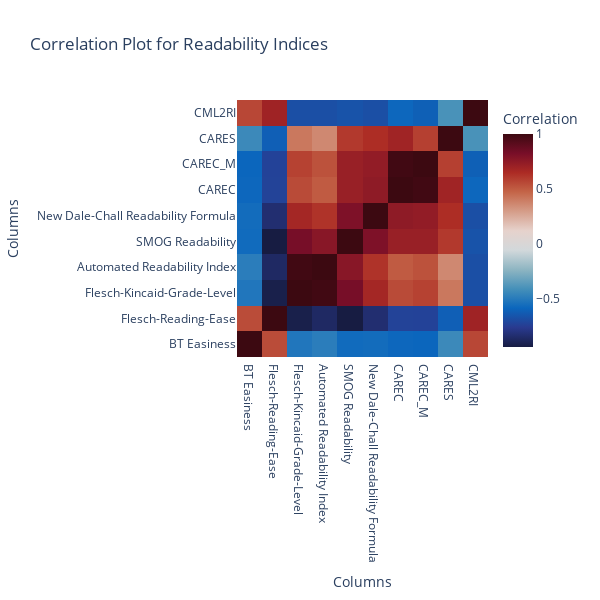

Notebook code cell kept with this figure:
### Markdown cell above
I've reviewed the correlation between the BT Easiness rating and other calculated readability indicies.  There is, unsurprisingly, strong correlations between them all.  This shows that BT Easiness is likely a good indicator of readability when compared to other standard indicies.

### Code cell
# Calculate the correlation matrix for various readability indicies
correlation_matrix = df[
    [
        "BT Easiness",
        "Flesch-Reading-Ease",
        "Flesch-Kincaid-Grade-Level",
        "Automated Readability Index",
        "SMOG Readability",
        "New Dale-Chall Readability Formula",
        "CAREC",
        "CAREC_M",
        "CARES",
        "CML2RI",
    ]
].corr()

# Create a heatmap using Plotly to visualize the correlation matrix
fig = go.Figure(
    data=go.Heatmap(
        z=correlation_matrix.values,
        x=correlation_matrix.index,
        y=correlation_matrix.columns,
        colorscale="balance",
        colorbar=dict(title="Correlation"),
        text=correlation_matrix.values.round(2),
    )
)

# Update the layout of the heatmap
fig.update_layout(
    title="Correlation Plot for Readability Indices",
    xaxis_title="Columns",
    yaxis_title="Columns",
    height=600,
    width=600,
)

# Display the heatmap
fig.show()

### Figure 1 — Plotly figure (JSON) as saved in the notebook; plotly's stock layout.template omitted (floating-point values rounded to 4 significant figures)
{"data": [{"colorbar": {"title": {"text": "Correlation"}}, "colorscale": [[0, "rgb(23, 28, 66)"], [0.09091, "rgb(41, 58, 143)"], [0.1818, "rgb(11, 102, 189)"], [0.2727, "rgb(69, 144, 185)"], [0.3636, "rgb(142, 181, 194)"], [0.4545, "rgb(210, 216, 219)"], [0.5455, "rgb(230, 210, 204)"], [0.6364, "rgb(213, 157, 137)"], [0.7273, "rgb(196, 101, 72)"], [0.8182, "rgb(172, 43, 36)"], [0.9091, "rgb(120, 14, 40)"], [1, "rgb(60, 9, 17)"]], "text": [[1, 0.55, -0.52, -0.48, -0.56, -0.56, -0.58, -0.58, -0.44, 0.56], [0.55, 1, -0.91, -0.86, -0.93, -0.83, -0.72, -0.72, -0.61, 0.69], [-0.52, -0.91, 1, 0.99, 0.83, 0.68, 0.55, 0.58, 0.41, -0.67], [-0.48, -0.86, 0.99, 1, 0.77, 0.62, 0.5, 0.53, 0.36, -0.67], [-0.56, -0.93, 0.83, 0.77, 1, 0.8, 0.71, 0.72, 0.61, -0.66], [-0.56, -0.83, 0.68, 0.62, 0.8, 1, 0.75, 0.74, 0.64, -0.67], [-0.58, -0.72, 0.55, 0.5, 0.71, 0.75, 1, 0.99, 0.69, -0.58], [-0.58, -0.72, 0.58, 0.53, 0.72, 0.74, 0.99, 1, 0.58, -0.61], [-0.44, -0.61, 0.41, 0.36, 0.61, 0.64, 0.69, 0.58, 1, -0.4], [0.56, 0.69, -0.67, -0.67, -0.66, -0.67, -0.58, -0.61, -0.4, 1]], "type": "heatmap", "x": ["BT Easiness", "Flesch-Reading-Ease", "Flesch-Kincaid-Grade-Level", "Automated Readability Index", "SMOG Readability", "New Dale-Chall Readability Formula", "CAREC", "CAREC_M", "CARES", "CML2RI"], "y": ["BT Easiness", "Flesch-Reading-Ease", "Flesch-Kincaid-Grade-Level", "Automated Readability Index", "SMOG Readability", "New Dale-Chall Readability Formula", "CAREC", "CAREC_M", "CARES", "CML2RI"], "z": [[1, 0.5474, -0.5166, -0.4848, -0.5629, -0.5575, -0.5773, -0.582, -0.4351, 0.5626], [0.5474, 1, -0.9124, -0.8591, -0.9337, -0.8291, -0.7222, -0.7247, -0.6089, 0.6941], [-0.5166, -0.9124, 1, 0.9866, 0.8268, 0.6755, 0.5528, 0.5782, 0.4118, -0.6747], [-0.4848, -0.8591, 0.9866, 1, 0.7694, 0.6241, 0.5016, 0.5295, 0.3623, -0.6731], [-0.5629, -0.9337, 0.8268, 0.7694, 1, 0.8031, 0.7149, 0.7165, 0.6061, -0.6593], [-0.5575, -0.8291, 0.6755, 0.6241, 0.8031, 1, 0.7482, 0.738, 0.6416, -0.675], [-0.5773, -0.7222, 0.5528, 0.5016, 0.7149, 0.7482, 1, 0.9858, 0.6883, -0.5768], [-0.582, -0.7247, 0.5782, 0.5295, 0.7165, 0.738, 0.9858, 1, 0.5845, -0.6072], [-0.4351, -0.6089, 0.4118, 0.3623, 0.6061, 0.6416, 0.6883, 0.5845, 1, -0.3972], [0.5626, 0.6941, -0.6747, -0.6731, -0.6593, -0.675, -0.5768, -0.6072, -0.3972, 1]]}], "layout": {"height": 600, "title": {"text": "Correlation Plot for Readability Indices"}, "width": 600, "xaxis": {"title": {"text": "Columns"}}, "yaxis": {"title": {"text": "Columns"}}}}
